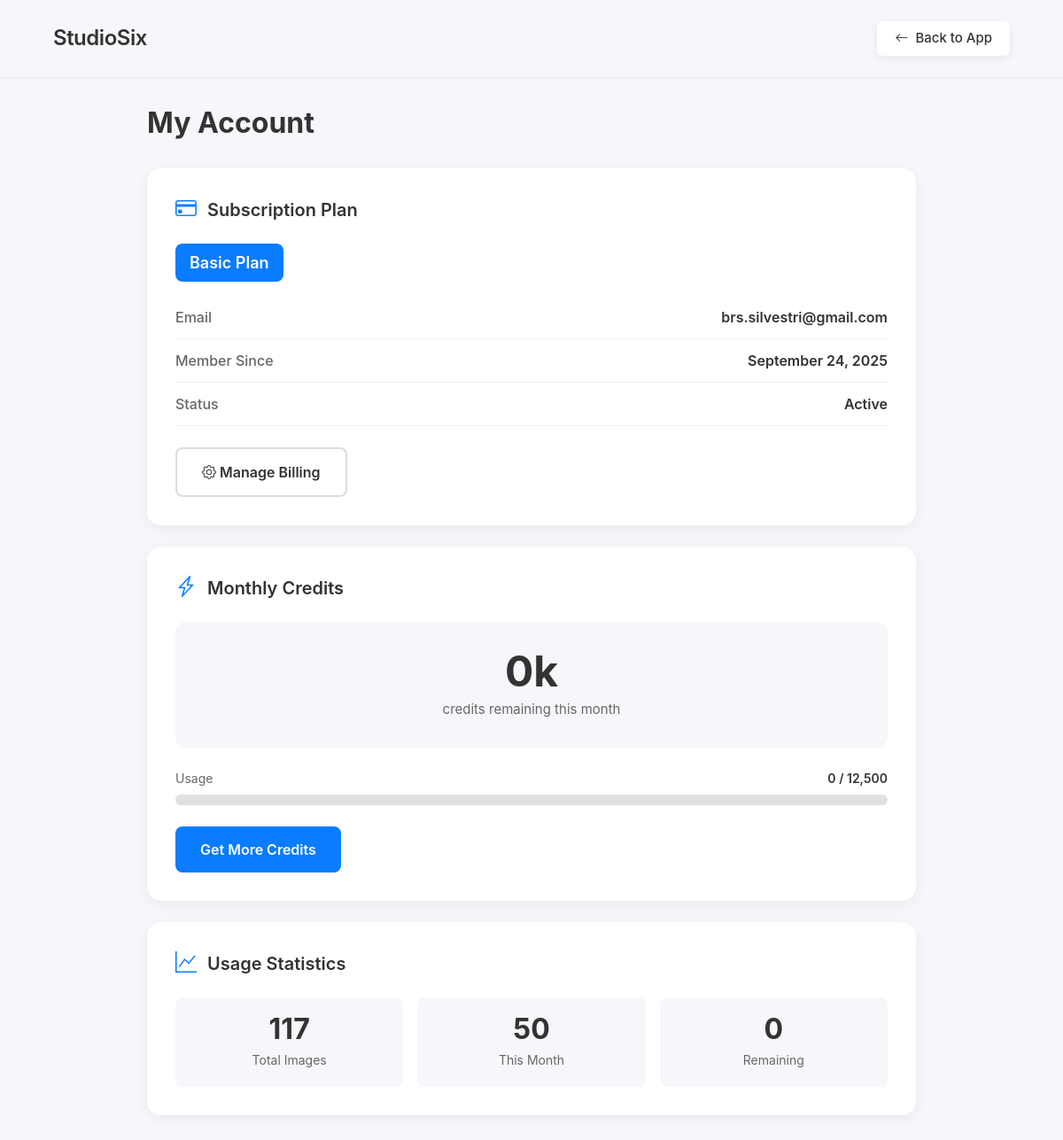
Page /account (signed in) on the committed database.
### app.py (models this page shows, shortened)
class User(UserMixin, db.Model):
    id = db.Column(db.Integer, primary_key=True)
    email = db.Column(db.String(120), unique=True, nullable=False)
    password_hash = db.Column(db.String(200), nullable=False)
    created_at = db.Column(db.DateTime, default=datetime.utcnow)
    generation_count = db.Column(db.Integer, default=0)
    is_subscribed = db.Column(db.Boolean, default=False, nullable=False)
    stripe_customer_id = db.Column(db.String(120), nullable=True)
    plan_tier = db.Column(db.String(20), default='free')  # 'free', 'starter', 'creator', 'enterprise', 'legacy_pro'
    credits_remaining = db.Column(db.Integer, default=10000)  # Free tier gets 10,000 credits (20 images)
    credits_limit = db.Column(db.Integer, default=10000)
    credits_reset_date = db.Column(db.DateTime, nullable=True)
    generations = db.relationship('Generation', backref='user', lazy=True, order_by='Generation.created_at.desc()')

### app.py (the view)
@app.route("/account")
@login_required
def account():
    return render_template("account.html", user=current_user)

### app.py (called while the page is built)
@login_manager.user_loader
def load_user(user_id):
    return User.query.get(int(user_id))

@app.template_filter('format_number')
def format_number(value):
    try:
        return "{:,}".format(int(value))
    except (ValueError, TypeError):
        return value

### templates/account.html (shortened to what this page needs)
<!DOCTYPE html>
<html lang="en">
<head>
  <link rel="stylesheet" href="https://rsms.me/inter/inter.css">
  <link href="https://cdn.jsdelivr.net/npm/bootstrap@5.3.0/dist/css/bootstrap.min.css" rel="stylesheet" />
  <link rel="stylesheet" href="https://cdn.jsdelivr.net/npm/bootstrap-icons@1.11.0/font/bootstrap-icons.css">
</head>
<body>
  <div class="site-header">
    <a href="{{ url_for('index') }}" class="site-logo">StudioSix</a>
    <a href="{{ url_for('index') }}" class="back-link">
      <i class="bi bi-arrow-left"></i>
      Back to App
    </a>
  </div>
  <div class="account-container">
    <h1 class="page-title">My Account</h1>
    <div class="account-card">
      <h2 class="card-title">
        <i class="bi bi-credit-card"></i>
        Subscription Plan
      </h2>
      {% if user.is_subscribed %}
        {% if user.credits_limit >= 200000 %}
          <div class="plan-badge pro">Pro Plan</div>
        {% else %}
          <div class="plan-badge basic">Basic Plan</div>
        {% endif %}
      {% else %}
        <div class="plan-badge free">Free Plan</div>
      {% endif %}
      <div class="info-row">
        <span class="info-label">Email</span>
        <span class="info-value">{{ user.email }}</span>
      </div>
      <div class="info-row">
        <span class="info-label">Member Since</span>
        <span class="info-value">{{ user.created_at.strftime('%B %d, %Y') }}</span>
      </div>
      <div class="info-row">
        <span class="info-label">Status</span>
        <span class="info-value">{{ 'Active' if user.is_subscribed else 'Free Tier' }}</span>
      </div>
      <div class="button-group">
        {% if user.is_subscribed %}
          <a href="{{ url_for('billing_portal') }}" class="btn-secondary-custom">
            <i class="bi bi-gear"></i> Manage Billing
          </a>
        {% else %}
          <a href="{{ url_for('upgrade') }}" class="btn-primary-custom">
            <i class="bi bi-arrow-up-circle"></i> Upgrade Plan
          </a>
        {% endif %}
      </div>
    </div>
    <div class="account-card">
      <h2 class="card-title">
        <i class="bi bi-lightning-charge"></i>
        Monthly Credits
      </h2>
      <div class="credits-display">
        <div class="credits-number">{{ (user.credits_remaining | default(0) / 1000) | int }}k</div>
        <div class="credits-label">credits remaining this month</div>
      </div>
      <div class="credit-bar-container">
        <div class="credit-bar-label">
          <span>Usage</span>
          <span class="credit-count">{{ user.credits_remaining | default(0) | int | format_number }} / {{ user.credits_limit | default(0) | int | format_number }}</span>
        </div>
        <div class="credit-bar-bg">
        </div>
      </div>
      {% if not user.is_subscribed or (user.credits_limit and user.credits_limit < 200000) %}
      <div class="button-group">
        <a href="{{ url_for('upgrade') }}" class="btn-primary-custom">
          Get More Credits
        </a>
      </div>
      {% endif %}
    </div>
    <div class="account-card">
      <h2 class="card-title">
        <i class="bi bi-graph-up"></i>
        Usage Statistics
      </h2>
      <div class="stats-grid">
        <div class="stat-box">
          <div class="stat-number">{{ user.generation_count | default(0) }}</div>
          <div class="stat-label">Total Images</div>
        </div>
        <div class="stat-box">
          <div class="stat-number">{{ ((user.credits_limit | default(0) - user.credits_remaining | default(0)) / 250) | int }}</div>
          <div class="stat-label">This Month</div>
        </div>
        <div class="stat-box">
          <div class="stat-number">{{ (user.credits_remaining | default(0) / 250) | int }}</div>
          <div class="stat-label">Remaining</div>
        </div>
      </div>
    </div>
  </div>
</body>
</html>

### templates/account.html (style rules this page uses)
:root { --bg-light: #f7f7fb; --text-light: #000; --chatgpt-blue: #0a7cff; --header-height: 3rem; }
body { background-color: var(--bg-light); font-family: 'Inter', sans-serif; color: var(--text-light); padding-top: calc(1.5rem + var(--header-height)); min-height: 100vh; }
.site-header { position: fixed; top: 0; left: 0; right: 0; background: var(--bg-light); padding: 1.5rem 5%; display: flex; justify-content: space-between; align-items: center; z-index: 1000; border-bottom: 1px solid rgba(0,0,0,0.05); }
.site-logo { font-size: 1.5rem; font-weight: 600; color: #333; letter-spacing: -0.02em; text-decoration: none; }
.back-link { padding: 0.5rem 1.25rem; background: white; color: #333; border: none; border-radius: 0.375rem; text-decoration: none; font-size: 0.9375rem; font-weight: 500; transition: all 0.2s ease; box-shadow: 0 2px 8px rgba(0, 0, 0, 0.08); display: inline-flex; align-items: center; gap: 0.5rem; }
.account-container { max-width: 900px; margin: 3rem auto; padding: 0 1rem; }
.page-title { font-size: 2rem; font-weight: 700; margin-bottom: 2rem; color: #333; }
.account-card { background: white; border-radius: 1rem; padding: 2rem; box-shadow: 0 4px 16px rgba(0,0,0,0.06); margin-bottom: 1.5rem; }
.card-title { font-size: 1.25rem; font-weight: 600; margin-bottom: 1.5rem; color: #333; display: flex; align-items: center; gap: 0.75rem; }
.card-title i { color: var(--chatgpt-blue); font-size: 1.5rem; }
.plan-badge { display: inline-block; padding: 0.5rem 1rem; background: var(--chatgpt-blue); color: white; border-radius: 0.5rem; font-weight: 600; font-size: 1.125rem; margin-bottom: 1rem; }
.plan-badge.basic { background: #0a7cff; }
.info-row { display: flex; justify-content: space-between; padding: 0.75rem 0; border-bottom: 1px solid #f0f0f0; }
.info-label { color: #666; font-weight: 500; }
.info-value { color: #333; font-weight: 600; }
.credits-display { text-align: center; padding: 2rem; background: var(--bg-light); border-radius: 0.75rem; margin-bottom: 1.5rem; }
.credits-number { font-size: 3rem; font-weight: 700; color: #333; line-height: 1; margin-bottom: 0.5rem; }
.credits-label { color: #666; font-size: 0.9375rem; }
.credit-bar-container { margin-top: 1.5rem; }
.credit-bar-label { font-size: 0.875rem; color: #666; margin-bottom: 0.5rem; display: flex; justify-content: space-between; align-items: center; }
.credit-count { font-weight: 600; color: #333; }
.credit-bar-bg { width: 100%; height: 12px; background: #e0e0e0; border-radius: 6px; overflow: hidden; }
.stats-grid { display: grid; grid-template-columns: repeat(auto-fit, minmax(200px, 1fr)); gap: 1rem; margin-top: 1rem; }
.stat-box { background: var(--bg-light); padding: 1.25rem; border-radius: 0.5rem; text-align: center; }
.stat-number { font-size: 2rem; font-weight: 700; color: #333; line-height: 1; margin-bottom: 0.5rem; }
.stat-label { color: #666; font-size: 0.875rem; }
.btn-primary-custom { display: inline-block; padding: 0.875rem 1.75rem; background: var(--chatgpt-blue); color: white; text-decoration: none; border-radius: 0.5rem; font-weight: 600; transition: all 0.3s ease; border: none; font-size: 1rem; cursor: pointer; }
.btn-secondary-custom { display: inline-block; padding: 0.875rem 1.75rem; background: transparent; color: #333; text-decoration: none; border-radius: 0.5rem; font-weight: 600; transition: all 0.3s ease; border: 2px solid #ddd; font-size: 1rem; cursor: pointer; }
.button-group { display: flex; gap: 1rem; margin-top: 1.5rem; flex-wrap: wrap; }

### rows in the picture
User: email "brs.silvestri@gmail.com", created_at "September 24, 2025", is_subscribed "Active", (user.credits_remaining|default(0)/1000)|int "0", credits_remaining "0", credits_limit "12,500", generation_count "117", credits_limit+credits_remaining "50", (user.credits_remaining|default(0)/250)|int "0"
